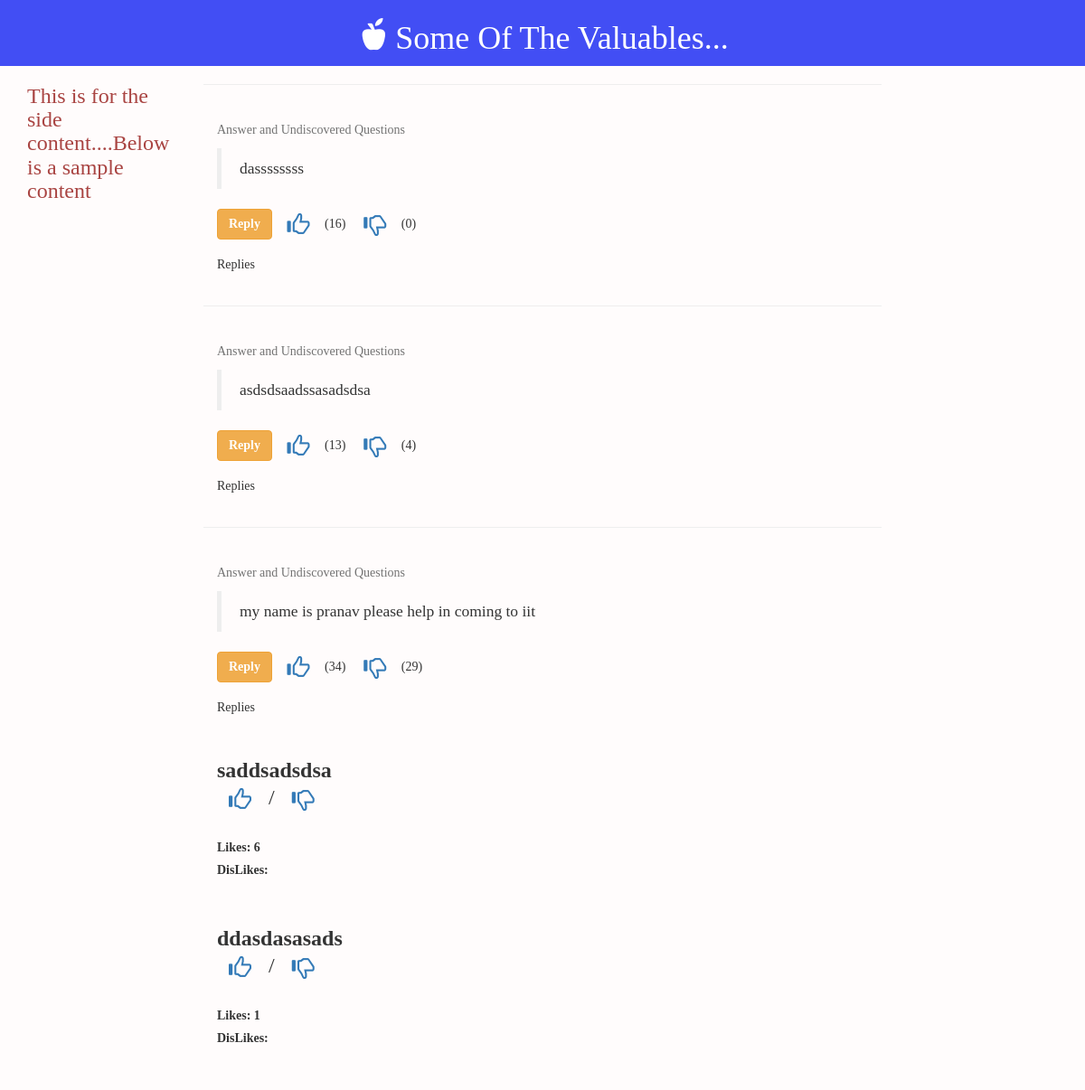
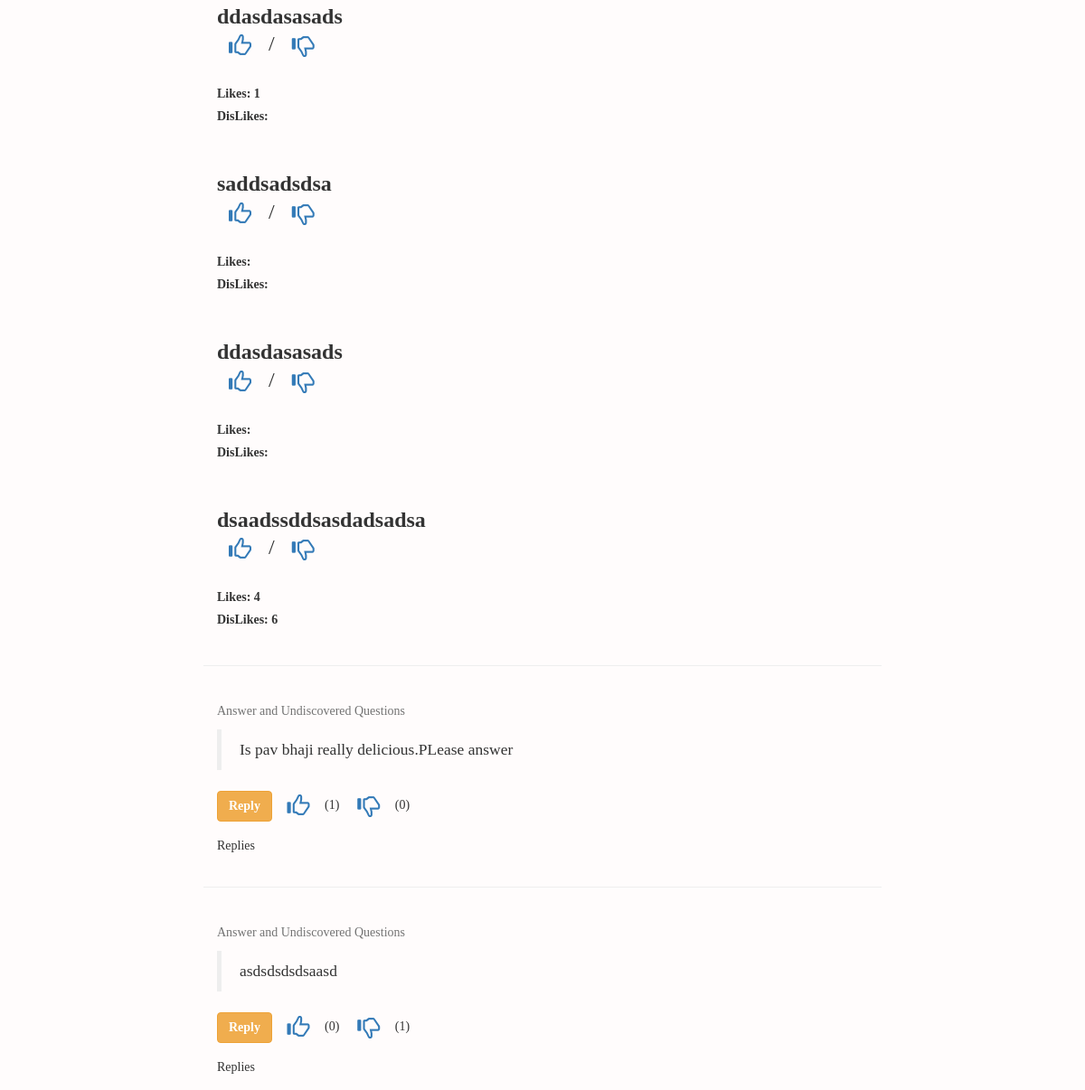
Before: /questions.php with the older database file (2 pictures, top to bottom).
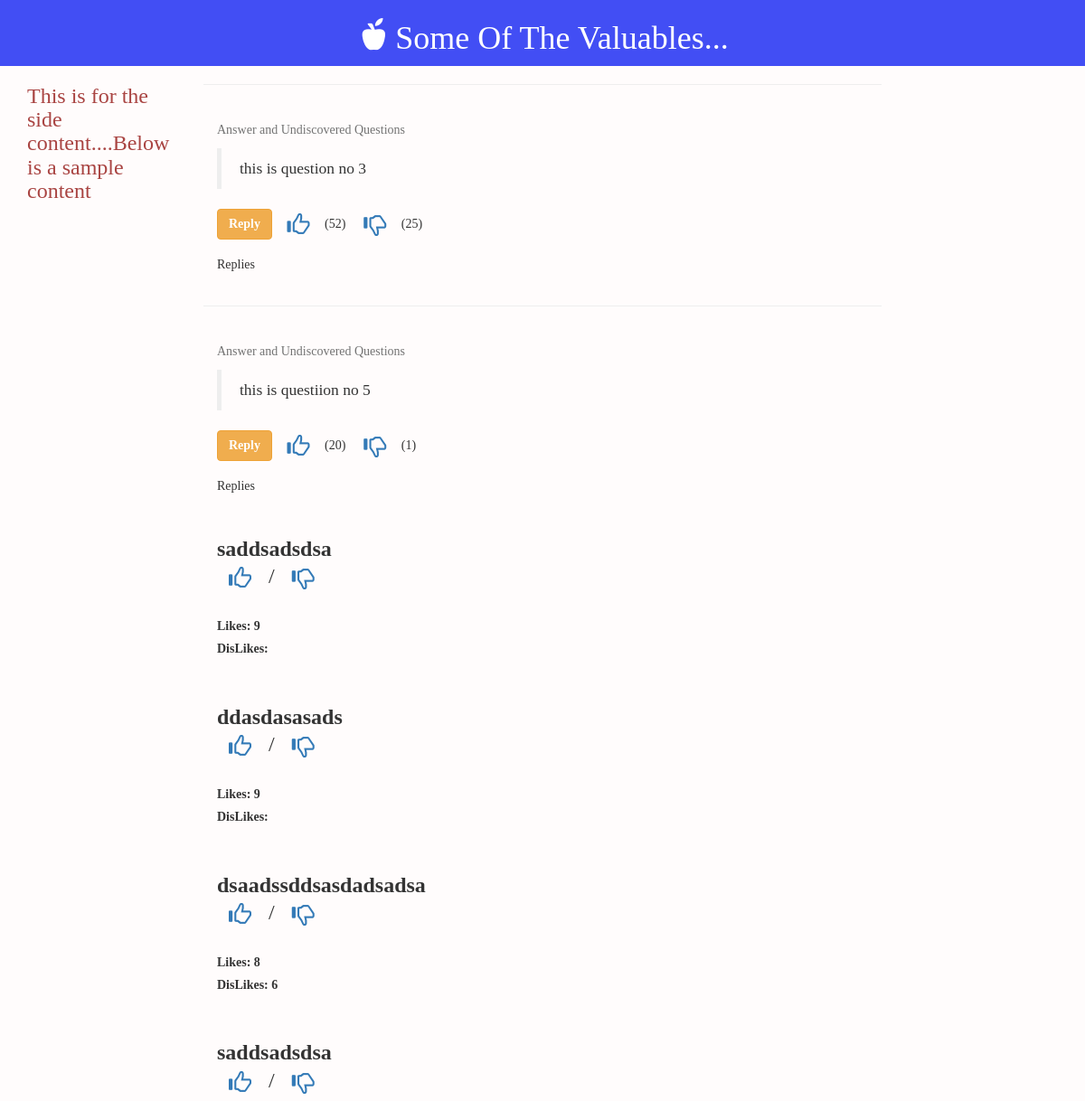
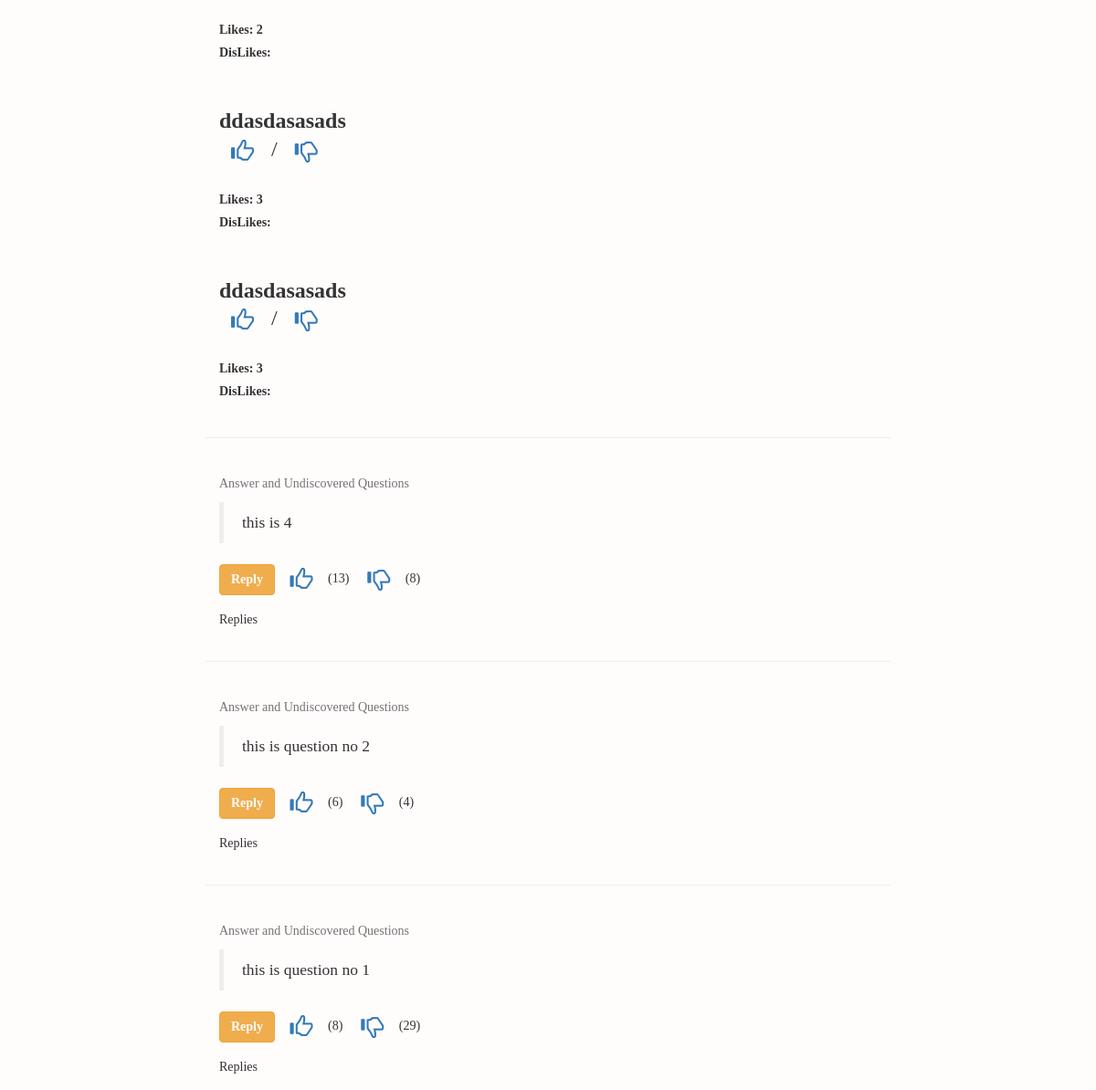
After: the same page with the newer database file (2 pictures, top to bottom).
### tables this page shows
CREATE TABLE `question` (
  `question_id` int(11) NOT NULL AUTO_INCREMENT,
  `user_id` int(11) NOT NULL,
  `question` text NOT NULL,
  `upvotes` int(11) NOT NULL,
  `downvotes` int(11) NOT NULL,
  `score` double NOT NULL,
  `reg_time` timestamp NOT NULL DEFAULT CURRENT_TIMESTAMP,
  `question_heading` text,
  PRIMARY KEY (`question_id`)
);

CREATE TABLE `replies` (
  `reply_id` int(11) NOT NULL AUTO_INCREMENT,
  `quest_id` int(11) NOT NULL,
  `user_id` int(11) NOT NULL,
  `reply` text NOT NULL,
  `upvotes` int(11) DEFAULT NULL,
  `downvotes` int(11) DEFAULT NULL,
  `score` double DEFAULT NULL,
  `reg_time` timestamp NOT NULL DEFAULT CURRENT_TIMESTAMP,
  PRIMARY KEY (`reply_id`)
);

### function.php (called while the page is built, shortened)
<?php
function get_reply($reply_id)
{
  include 'connectuser.php';
    $query="SELECT * FROM replies WHERE reply_id='$reply_id'";
    $result=mysqli_query($conn,$query);
    $row=mysqli_fetch_array($result);
    $reply=$row[3];
    return $reply;
}
function store_score_replies()
{
  include 'connectuser.php';
  $query1="SELECT * FROM replies";
  $result=mysqli_query($conn,$query1);
 }
?>

### questions.php (the view, shortened to what this page needs)
<?php
include 'function.php';
include 'connectuser.php';
?>
<html>
	<head>
		<link href="css/bootstrap.min.css" rel="stylesheet">
	    <link rel="stylesheet" href="https://cdnjs.cloudflare.com/ajax/libs/bootstrap-select/1.7.5/css/bootstrap-select.min.css">
	    <link href="question_display.css" rel="stylesheet">
	</head>
	<body>
		<div id="jumbotron">
			<div class="container">
				</span><h1 id="header_heading"><span class="glyphicon glyphicon-apple" id="logo"></span>Some Of The Valuables...</h1></span>
			</div>
		</div>
		<div class="container">
			<div class="row">
				<div class="col-md-2">
					<h3 class="text-danger"> This is for the side content....Below is a sample content </h3>
				</div>
				<div class="col-md-8" bgcolor="#eee">
				    <?php
				    $query="SELECT * FROM question ORDER BY score DESC";
				    $result=mysqli_query($conn,$query);
				    while($row=mysqli_fetch_array($result))
					{
						?>
					   			<hr id="hr_top">
					   			<div id="card">
						   			<p class="help-block" id="heading_helpblock">Answer and Undiscovered Questions</p>
									<p>
						   			<blockquote><?php echo $row[2];?></blockquote>
									</p>
									<?php
										$question_id = $row['question_id'];
										$like_count = $row['upvotes'];
										$dislike_count = $row['downvotes'];
									?>
							       	<form method="post" >
										<div class="form-group">
								       		<button type="button" class="btn btn-warning" data-toggle="modal" data-target="#modal-<?php echo $question_id; ?>" name="reply"><strong>Reply</strong></button>
								       		<button type="button" class="btn btn-link like" id="like-<?php echo $question_id;?>-l"><span class="glyphicon glyphicon-thumbs-up" id="logo1"></span></button>&nbsp;(<span id="showL<?php echo $question_id;?>"><?php echo $like_count; ?></span>)&nbsp;
								       		<button type="button" class="btn btn-link dislike" class="dislike23" id="dislike-<?php echo $question_id;?>-disl"><span class="glyphicon glyphicon-thumbs-down" id="logo1"></span></button>&nbsp;(<span id="showD<?php echo $question_id;?>"><?php echo $dislike_count;?></span>)&nbsp;
							   			</div>
							       	</form>
							       	<?php
							       	$quest_id=$row[0];
							       	store_score_replies();
							       	$query2="SELECT * FROM replies WHERE quest_id='$quest_id'
							       	ORDER BY score DESC";
							       	$result2=mysqli_query($conn,$query2);
							       	echo "Replies";
							       	while($row2=mysqli_fetch_array($result2))
							       	{
                                         $user_id=$row2[2];
                                         $username=get_user2($user_id);
                                         ?>
                                        	<h3><strong>
								         	<?php
							             		echo "<a href='#'>$username</a><br/>";
							             	$reply_print=get_reply($row2[0]);
							             	echo $reply_print;
								   	        ?></strong>
								   	        <form method="post">
								   	        <button type="submit" class="btn btn-link" name="reply_like_<?php echo $row2[0];?>"><span class="glyphicon glyphicon-thumbs-up" id="logo1"></span></button>
/
								       		<button type="submit" class="btn btn-link" name="reply_dislike_<?php echo $row2[0];?>"><span class="glyphicon glyphicon-thumbs-down" id="logo1"></span></button><br/>
								       		</h3>
								       		<label>Likes:  <?php echo $row2[4];?></label><br/>
								       		<label>DisLikes:  <?php echo $row2[5];?></label><br/>
								   	        <?php
							       	}
							       	?>
								</div>
					<?php
					}
						?>
				</div>
			</div>
		</div>
	</body>
</html>

### question_display.css (style rules this page uses)
* { font-family: q_serif; }
body { background-color: #fffcfc; }
#heading_helpblock { margin-bottom: 0; }
#logo { font-size: 35px; color: #fff; display: inline-block; margin-right: 8px; }
#jumbotron { text-align: center; background-color: #424ef4; }
#header_heading { color: #fff; }
#card { padding: 2%; }
#hr_top { background-color: #e6eaef; }
#logo1 { font-size: 25px; }

Changed rows visible on the page:
removed question: question "dassssssss", upvotes "16", downvotes "0"
removed question: question "asdsdsaadssasadsdsa", upvotes "13", downvotes "4"
removed question: question "Is pav bhaji really delicious.PLease answer", upvotes "1", downvotes "0"
removed question: question "asdsdsdsdsaasd", upvotes "0", downvotes "1"
added question: question "this is question no 3", upvotes "52", downvotes "25"
changed question: question "my name is pranav please help in coming to iit" → "this is questiion no 5"; upvotes "34" → "20"; downvotes "29" → "1"
changed replies (number 1 of 6 on the later page): upvotes "6" → "9"
changed replies (number 2 of 6 on the later page): upvotes (not shown) → "9"; moves up the list
changed replies "dsaadssddsasdadsadsa": upvotes "4" → "8"; moves up the list
changed replies (number 4 of 6 on the later page): upvotes (not shown) → "2"; moves down the list
changed replies (number 5 of 6 on the later page): upvotes "1" → "3"
changed replies (number 6 of 6 on the later page): upvotes "1" → "3"
added question: question "this is 4", upvotes "13", downvotes "8"
added question: question "this is question no 2", upvotes "6", downvotes "4"
added question: question "this is question no 1", upvotes "8", downvotes "29"
